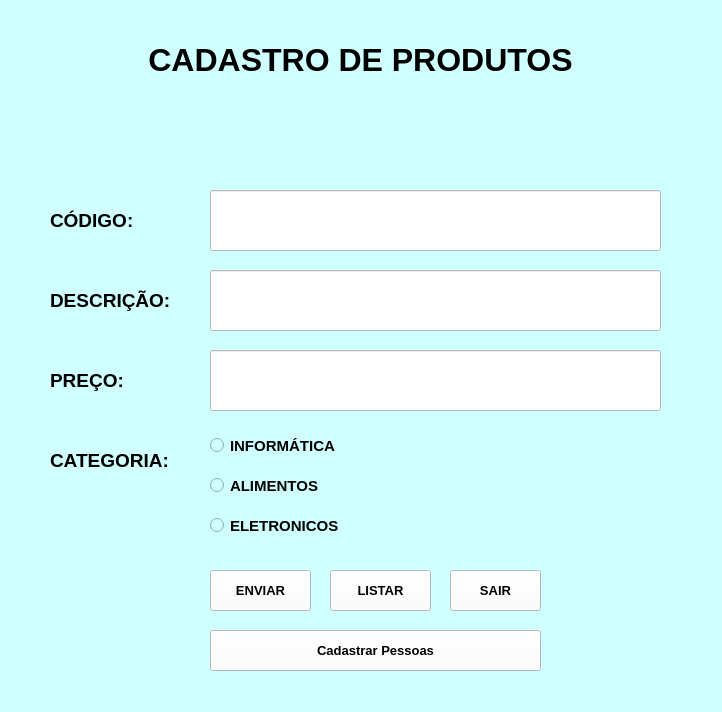
<?xml version="1.0" encoding="UTF-8"?>
<ui version="4.0">
 <class>Form</class>
 <widget class="QWidget" name="Form">
  <property name="geometry">
   <rect>
    <x>0</x>
    <y>0</y>
    <width>722</width>
    <height>712</height>
   </rect>
  </property>
  <property name="windowTitle">
   <string>Form</string>
  </property>
  <property name="styleSheet">
   <string notr="true">background-color: rgb(207, 255, 255);</string>
  </property>
  <widget class="QLabel" name="label">
   <property name="geometry">
    <rect>
     <x>130</x>
     <y>30</y>
     <width>461</width>
     <height>61</height>
    </rect>
   </property>
   <property name="mouseTracking">
    <bool>true</bool>
   </property>
   <property name="toolTip">
    <string>&lt;html&gt;&lt;head/&gt;&lt;body&gt;&lt;p&gt;CADASTRO DE PRODUTOS&lt;/p&gt;&lt;p&gt;&lt;br/&gt;&lt;/p&gt;&lt;/body&gt;&lt;/html&gt;</string>
   </property>
   <property name="whatsThis">
    <string>&lt;html&gt;&lt;head/&gt;&lt;body&gt;&lt;p align=&quot;center&quot;&gt;CADASTRO DE PRODUTOS&lt;/p&gt;&lt;p align=&quot;center&quot;&gt;&lt;br/&gt;&lt;/p&gt;&lt;/body&gt;&lt;/html&gt;</string>
   </property>
   <property name="text">
    <string>&lt;html&gt;&lt;head/&gt;&lt;body&gt;&lt;p align=&quot;center&quot;&gt;&lt;span style=&quot; font-size:24pt; font-weight:600;&quot;&gt;CADASTRO DE PRODUTOS&lt;/span&gt;&lt;/p&gt;&lt;/body&gt;&lt;/html&gt;</string>
   </property>
  </widget>
  <widget class="QLabel" name="label_2">
   <property name="geometry">
    <rect>
     <x>50</x>
     <y>190</y>
     <width>121</width>
     <height>61</height>
    </rect>
   </property>
   <property name="text">
    <string>&lt;html&gt;&lt;head/&gt;&lt;body&gt;&lt;p&gt;&lt;span style=&quot; font-size:14pt; font-weight:600;&quot;&gt;CÓDIGO:&lt;/span&gt;&lt;/p&gt;&lt;/body&gt;&lt;/html&gt;</string>
   </property>
  </widget>
  <widget class="QLabel" name="label_3">
   <property name="geometry">
    <rect>
     <x>50</x>
     <y>270</y>
     <width>121</width>
     <height>61</height>
    </rect>
   </property>
   <property name="text">
    <string>&lt;html&gt;&lt;head/&gt;&lt;body&gt;&lt;p&gt;&lt;span style=&quot; font-size:14pt; font-weight:600;&quot;&gt;DESCRIÇÃO:&lt;/span&gt;&lt;/p&gt;&lt;/body&gt;&lt;/html&gt;</string>
   </property>
  </widget>
  <widget class="QLabel" name="label_4">
   <property name="geometry">
    <rect>
     <x>50</x>
     <y>350</y>
     <width>121</width>
     <height>61</height>
    </rect>
   </property>
   <property name="text">
    <string>&lt;html&gt;&lt;head/&gt;&lt;body&gt;&lt;p&gt;&lt;span style=&quot; font-size:14pt; font-weight:600;&quot;&gt;PREÇO:&lt;/span&gt;&lt;/p&gt;&lt;/body&gt;&lt;/html&gt;</string>
   </property>
  </widget>
  <widget class="QLabel" name="label_5">
   <property name="geometry">
    <rect>
     <x>50</x>
     <y>430</y>
     <width>121</width>
     <height>61</height>
    </rect>
   </property>
   <property name="text">
    <string>&lt;html&gt;&lt;head/&gt;&lt;body&gt;&lt;p&gt;&lt;span style=&quot; font-size:14pt; font-weight:600;&quot;&gt;CATEGORIA:&lt;/span&gt;&lt;/p&gt;&lt;/body&gt;&lt;/html&gt;</string>
   </property>
  </widget>
  <widget class="QRadioButton" name="radioButton">
   <property name="geometry">
    <rect>
     <x>210</x>
     <y>430</y>
     <width>141</width>
     <height>31</height>
    </rect>
   </property>
   <property name="font">
    <font>
     <pointsize>11</pointsize>
     <weight>75</weight>
     <bold>true</bold>
    </font>
   </property>
   <property name="text">
    <string>INFORMÁTICA</string>
   </property>
  </widget>
  <widget class="QRadioButton" name="radioButton_2">
   <property name="geometry">
    <rect>
     <x>210</x>
     <y>470</y>
     <width>151</width>
     <height>31</height>
    </rect>
   </property>
   <property name="font">
    <font>
     <pointsize>11</pointsize>
     <weight>75</weight>
     <bold>true</bold>
    </font>
   </property>
   <property name="text">
    <string>ALIMENTOS</string>
   </property>
  </widget>
  <widget class="QRadioButton" name="radioButton_3">
   <property name="geometry">
    <rect>
     <x>210</x>
     <y>510</y>
     <width>141</width>
     <height>31</height>
    </rect>
   </property>
   <property name="font">
    <font>
     <pointsize>11</pointsize>
     <weight>75</weight>
     <bold>true</bold>
    </font>
   </property>
   <property name="text">
    <string>ELETRONICOS</string>
   </property>
  </widget>
  <widget class="QPushButton" name="pushButton">
   <property name="geometry">
    <rect>
     <x>210</x>
     <y>570</y>
     <width>101</width>
     <height>41</height>
    </rect>
   </property>
   <property name="font">
    <font>
     <pointsize>10</pointsize>
     <weight>75</weight>
     <bold>true</bold>
    </font>
   </property>
   <property name="styleSheet">
    <string notr="true">background-color: rgb(255, 255, 255);
color: rgb(0, 0, 0);</string>
   </property>
   <property name="text">
    <string>ENVIAR</string>
   </property>
  </widget>
  <widget class="QLineEdit" name="lineEdit">
   <property name="geometry">
    <rect>
     <x>210</x>
     <y>190</y>
     <width>451</width>
     <height>61</height>
    </rect>
   </property>
   <property name="styleSheet">
    <string notr="true">background-color: rgb(255, 255, 255);</string>
   </property>
  </widget>
  <widget class="QLineEdit" name="lineEdit_2">
   <property name="geometry">
    <rect>
     <x>210</x>
     <y>270</y>
     <width>451</width>
     <height>61</height>
    </rect>
   </property>
   <property name="styleSheet">
    <string notr="true">background-color: rgb(255, 255, 255);</string>
   </property>
  </widget>
  <widget class="QLineEdit" name="lineEdit_3">
   <property name="geometry">
    <rect>
     <x>210</x>
     <y>350</y>
     <width>451</width>
     <height>61</height>
    </rect>
   </property>
   <property name="styleSheet">
    <string notr="true">background-color: rgb(255, 255, 255);</string>
   </property>
  </widget>
  <widget class="QPushButton" name="pushButton_2">
   <property name="geometry">
    <rect>
     <x>330</x>
     <y>570</y>
     <width>101</width>
     <height>41</height>
    </rect>
   </property>
   <property name="font">
    <font>
     <pointsize>10</pointsize>
     <weight>75</weight>
     <bold>true</bold>
    </font>
   </property>
   <property name="styleSheet">
    <string notr="true">background-color: rgb(255, 255, 255);
color: rgb(0, 0, 0);</string>
   </property>
   <property name="text">
    <string>LISTAR</string>
   </property>
  </widget>
  <widget class="QPushButton" name="pushButton_3">
   <property name="geometry">
    <rect>
     <x>450</x>
     <y>570</y>
     <width>91</width>
     <height>41</height>
    </rect>
   </property>
   <property name="font">
    <font>
     <pointsize>10</pointsize>
     <weight>75</weight>
     <bold>true</bold>
    </font>
   </property>
   <property name="styleSheet">
    <string notr="true">background-color: rgb(255, 255, 255);
color: rgb(0, 0, 0);</string>
   </property>
   <property name="text">
    <string>SAIR</string>
   </property>
  </widget>
  <widget class="QPushButton" name="pushButton_4">
   <property name="geometry">
    <rect>
     <x>210</x>
     <y>630</y>
     <width>331</width>
     <height>41</height>
    </rect>
   </property>
   <property name="font">
    <font>
     <pointsize>10</pointsize>
     <weight>75</weight>
     <bold>true</bold>
    </font>
   </property>
   <property name="styleSheet">
    <string notr="true">background-color: rgb(255, 255, 255);
color: rgb(0, 0, 0);</string>
   </property>
   <property name="text">
    <string>Cadastrar Pessoas</string>
   </property>
  </widget>
 </widget>
 <resources/>
 <connections/>
</ui>
